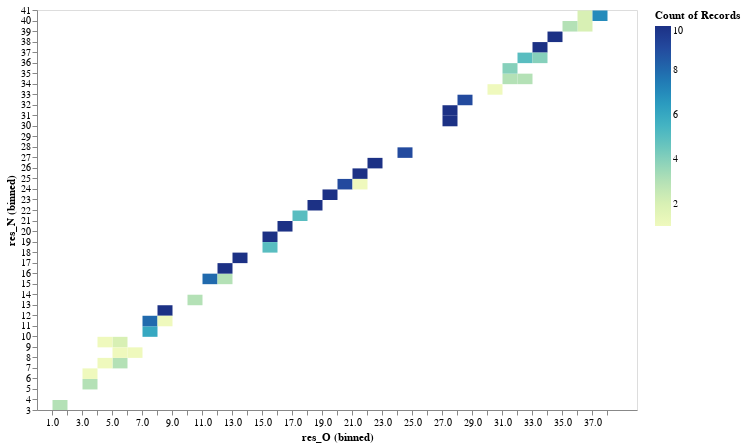

The notebook cell saved with this chart:
### Code cell
graph = alt.Chart(H_bond_info).mark_rect().encode(
    alt.X('res_O', bin=alt.Bin(maxbins=residue_count), scale=alt.Scale(domain=[0, residue_count])),
    alt.Y('res_N', bin=alt.Bin(maxbins=residue_count)),
    alt.Color('count()')).properties(
        width=600,
        height=400
    )
graph

### Figure 1 — Vega-Lite specification as saved in the notebook (floating-point values rounded to 4 significant figures; data arrays with more than 128 entries replaced by an {"elided": "..."} marker saying what was removed)
{"config": {"view": {"continuousWidth": 400, "continuousHeight": 300}}, "data": {"name": "data-8553c61ec4d0d4ed20efdc1f716d1323"}, "mark": "rect", "encoding": {"color": {"type": "quantitative", "aggregate": "count"}, "x": {"type": "quantitative", "bin": {"maxbins": 40}, "field": "res_O", "scale": {"domain": [0, 40]}}, "y": {"type": "quantitative", "bin": {"maxbins": 40}, "field": "res_N"}}, "height": 400, "width": 600, "$schema": "https://vega.github.io/schema/vega-lite/v4.8.1.json", "datasets": {"data-8553c61ec4d0d4ed20efdc1f716d1323": {"elided": "247 records"}}}
